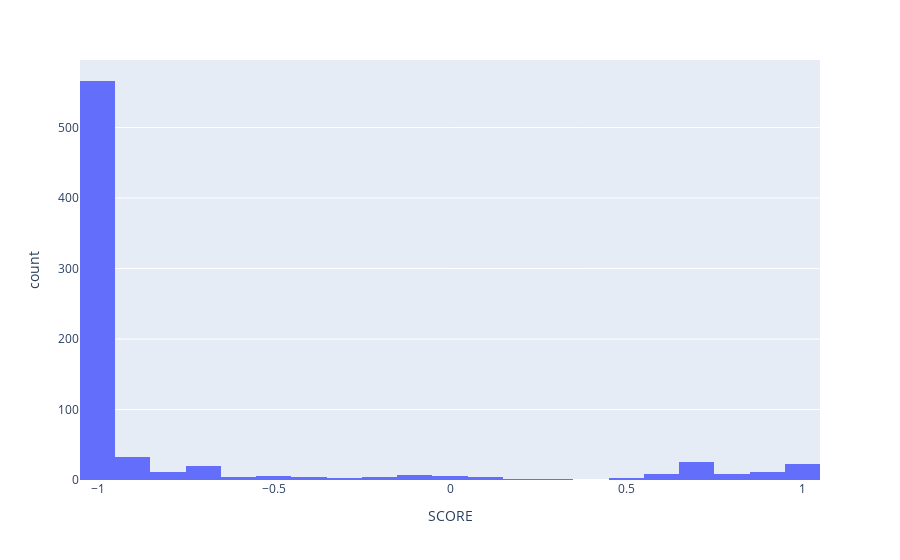

Notebook code for this chart:
### Code cell
%matplotlib inline
import plotly.express as px
fig = px.histogram(df_score_sorted, x="SCORE")
fig.show()

### Figure 1 — Plotly figure (JSON) as saved in the notebook; plotly's stock layout.template omitted (floating-point values rounded to 4 significant figures; data arrays with more than 128 entries replaced by an {"elided": "..."} marker saying what was removed)
{"data": [{"alignmentgroup": "True", "bingroup": "x", "hovertemplate": "SCORE=%{x}<br>count=%{y}<extra></extra>", "legendgroup": "", "marker": {"color": "#636efa", "pattern": {"shape": ""}}, "name": "", "offsetgroup": "", "orientation": "v", "showlegend": false, "type": "histogram", "x": {"elided": "749 float values"}, "xaxis": "x", "yaxis": "y"}], "layout": {"barmode": "relative", "legend": {"tracegroupgap": 0}, "margin": {"t": 60}, "xaxis": {"anchor": "y", "domain": [0, 1], "title": {"text": "SCORE"}}, "yaxis": {"anchor": "x", "domain": [0, 1], "title": {"text": "count"}}}}
